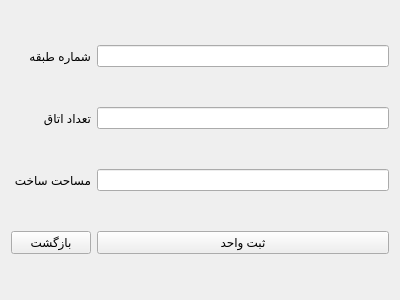
<?xml version="1.0" encoding="UTF-8"?>
<ui version="4.0">
 <class>vahed_page</class>
 <widget class="QWidget" name="vahed_page">
  <property name="geometry">
   <rect>
    <x>0</x>
    <y>0</y>
    <width>400</width>
    <height>300</height>
   </rect>
  </property>
  <property name="windowTitle">
   <string>Form</string>
  </property>
  <layout class="QGridLayout" name="gridLayout">
   <item row="2" column="1">
    <widget class="QLineEdit" name="lineEdit_3"/>
   </item>
   <item row="0" column="0">
    <widget class="QLabel" name="label_1">
     <property name="text">
      <string>شماره طبقه</string>
     </property>
    </widget>
   </item>
   <item row="1" column="1">
    <widget class="QLineEdit" name="lineEdit_2"/>
   </item>
   <item row="2" column="0">
    <widget class="QLabel" name="label_3">
     <property name="text">
      <string>مساحت ساخت</string>
     </property>
    </widget>
   </item>
   <item row="0" column="1">
    <widget class="QLineEdit" name="lineEdit_1"/>
   </item>
   <item row="1" column="0">
    <widget class="QLabel" name="label_2">
     <property name="text">
      <string>تعداد اتاق</string>
     </property>
    </widget>
   </item>
   <item row="3" column="1">
    <widget class="QPushButton" name="pushButton">
     <property name="text">
      <string>ثبت واحد</string>
     </property>
    </widget>
   </item>
   <item row="3" column="0">
    <widget class="QPushButton" name="pushButton_2">
     <property name="text">
      <string>بازگشت</string>
     </property>
    </widget>
   </item>
  </layout>
 </widget>
 <resources/>
 <connections/>
</ui>
